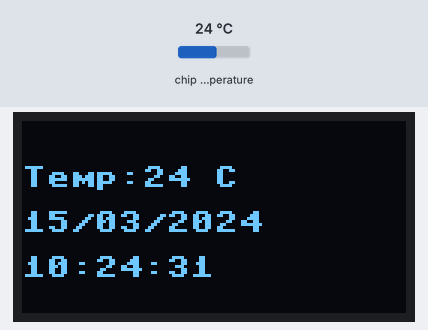
Bench run of a program on a simulated Raspberry Pi Pico running MicroPython. Shown: 128×64 one-colour display. The test bench sets the inputs (shaded band); at power-on: chip temperature 24 °C. The clock reads 2024-03-15 10:24:30 at power-on unless the program sets it; what the program prints to the serial console is not drawn.

Above: at 1.2 s.
1.3 s: chip temperature set to 1 °C
At 2.9 s:
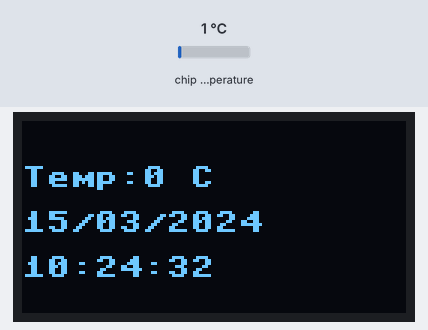
4.6 s: chip temperature set to 11 °C
At 5.8 s:
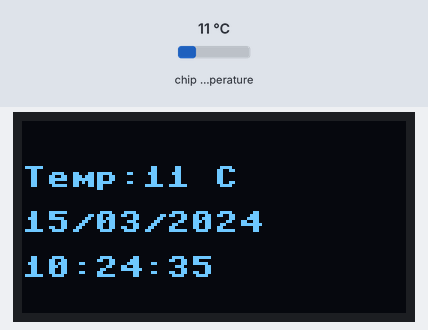
7.7 s: chip temperature set to 22 °C
At 8.5 s:
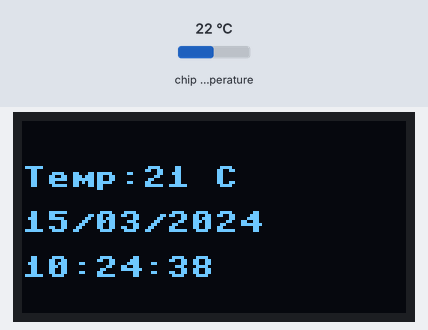
Timing chart, 0 to 10.7 s (numbered marks = the images above; inputs shaded):
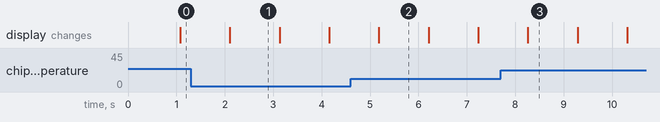

The program:

Example_3.py
```python
#runing as main.py using power bank and not connected to laptop
#date time is lost

from machine import Pin, I2C, RTC, ADC
from time import sleep
from ssd1306 import SSD1306_I2C
#set up oled
WIDTH = 128
HEIGHT = 64
#both oled and ds3231 share the same i2c channel
i2c=I2C(0, scl = Pin(17), sda=Pin(16),freq=400000)
oled = SSD1306_I2C(WIDTH, HEIGHT, i2c)
oled.rotate(True)

rtc = RTC()


#set up for DS3231
DS3231_ADDR = 0x68
"""
0x68 → fixed hardware address of DS3231
Needed so the Pico knows where to send I²C commands
"""


"""
These two small functions are essential for talking to RTC chips like the DS3231.
They convert between normal decimal numbers and BCD (Binary-Coded Decimal), which is how the DS3231 stores time internally.
"""
def dec2bcd(val):
    return (val // 10) << 4 | (val % 10)

def bcd2dec(val):
    return ((val >> 4) * 10) + (val & 0x0F)


#It reads the current date and time from the DS3231 RTC and returns it as normal decimal values.
def read_time():
    data = i2c.readfrom_mem(DS3231_ADDR, 0x00, 7)
    #Reads data from a specific memory/register address on a device connected via I²C.
    second = bcd2dec(data[0])
    minute = bcd2dec(data[1])
    hour   = bcd2dec(data[2])
    weekday= bcd2dec(data[3])
    date   = bcd2dec(data[4])
    month  = bcd2dec(data[5])
    year   = bcd2dec(data[6]) + 2000
    return (year, month, date, weekday, hour, minute, second)


# --- Onboard temperature sensor ---
temp_sensor = ADC(4)
conversion_factor = 3.3 / 65535

while True:
        print(read_time())
        # read_time looks like this (2026, 1, 9, 4, 17, 19, 31)

        year, month, day, weekday, hour, minute, second = read_time()
        date_str = f"{day:02d}/{month:02d}/{year}"
        time_str = f"{hour:02d}:{minute:02d}:{second:02d}"

        # Read temperature
        reading = temp_sensor.read_u16()
        voltage = reading * conversion_factor
        temp = 27 - (voltage - 0.706) / 0.001721
        temperature = f"Temp:{int(temp)} C"

        oled.fill(0)

        oled.text(temperature , 0, 15)
        oled.text(date_str , 0, 30)
        oled.text(time_str , 0, 45)


        oled.show()

        sleep(1)
```

Measured:
- what the display in image 2 shows lasts 1.0 s, from 5.2 s to 6.2 s
